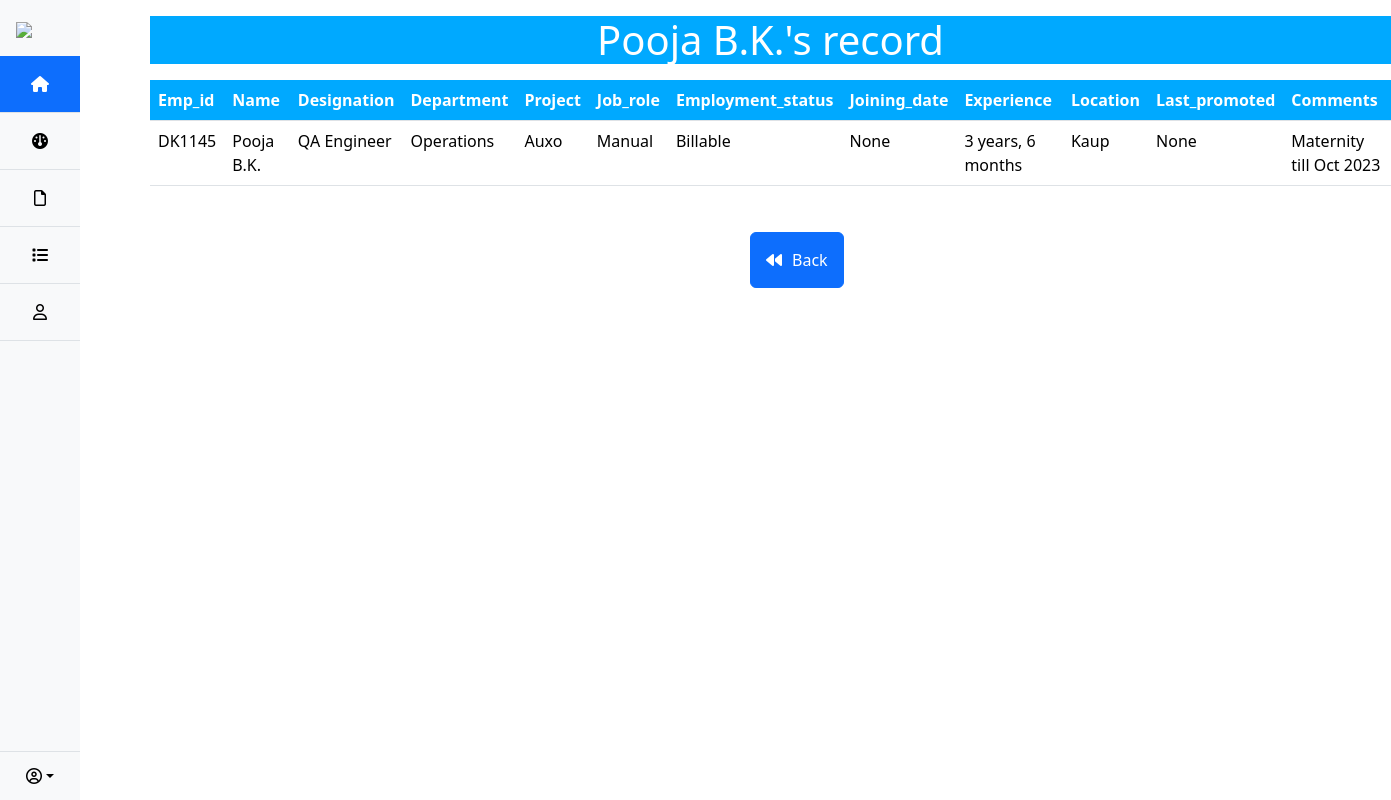
Page /view/2 on the committed database.
### app.py (models this page shows)
class Employee(db.Model):
    Sno = db.Column(db.Integer, primary_key=True, autoincrement=True)
    Emp_id = db.Column(db.String(500))
    Name = db.Column(db.String(500))
    Designation = db.Column(db.String(500))
    Department = db.Column(db.String(500))
    Project = db.Column(db.String(500))
    Job_role = db.Column(db.String(500))
    Employment_status = db.Column(db.String(500))
    Joining_date = db.Column(db.String(500))
    Experience = db.Column(db.String(500))
    Location = db.Column(db.String(500))
    Last_promoted = db.Column(db.String(500))
    Comments = db.Column(db.String(500))
    employee_status=db.Column(db.String(500))

### app.py (the view)
@app.route("/view/<int:sno>")
def view(sno):
    data=Employee.query.filter_by(Sno=sno).first()
    return render_template("view.html",data=data)

### app.py (called while the page is built)
@app.context_processor
def inject_total_employees():
    total_employees,active_employees,resigned_employees,total_resumes,hr_selected,current_year_count, last_year_count,Chennai_employees_count,kollu_employees_count,kaup_employees_count,tn_palyam_count=dashboard_function()
    return dict(total_employees=total_employees,active_employees=active_employees,resigned_employees=resigned_employees,total_resumes=total_resumes,hr_selected=hr_selected,current_year_count=current_year_count, last_year_count=last_year_count,Chennai_employees_count=Chennai_employees_count,kollu_employees_count=kollu_employees_count,kaup_employees_count=kaup_employees_count,tn_palyam_count=tn_palyam_count)

### templates/view.html (shortened to what this page needs)
<!DOCTYPE html>
<html lang="en">
<head>
    <link href="https://cdn.jsdelivr.net/npm/bootstrap@5.3.2/dist/css/bootstrap.min.css" rel="stylesheet">
    <link rel="stylesheet" href="{{ url_for('static', filename='view1.css') }}">
</head>
<body>
  <div style="display: flex;">
    {% include 'sidemenu.html'%}
    <div style="margin-left: 150px;">
      <h1 class="my-3 heading"><center>{{data.Name}}'s record</center></h1>
   <table class="table my-3">
    <thead>
      <tr>
        <th scope="col" class="table_header">Emp_id</th>
        <th scope="col" class="table_header">Name</th>
        <th scope="col" class="table_header">Designation</th>
        <th scope="col" class="table_header">Department</th>
        <th scope="col" class="table_header">Project</th>
        <th scope="col" class="table_header">Job_role</th>
        <th scope="col" class="table_header">Employment_status</th>
        <th scope="col" class="table_header">Joining_date</th>
        <th scope="col" class="table_header">Experience</th>
        <th scope="col" class="table_header">Location</th>
        <th scope="col" class="table_header">Last_promoted</th>
        <th scope="col" class="table_header">Comments</th>
      </tr>
    </thead>
    <tbody>
        <tr>
            <td>{{data.Emp_id}}</td>
            <td id="Name">{{data.Name}}</td>
            <td>{{data.Designation}}</td>
            <td>{{data.Department}}</td>
            <td>{{data.Project}}</td>
            <td>{{data.Job_role}}</td>
            <td>{{data.Employment_status}}</td>
            <td>{{data.Joining_date}}</td>
            <td>{{data.Experience}}</td>
            <td>{{data.Location }}</td>
            <td>{{data.Last_promoted }}</td>
            <td>{{data.Comments}}</td>
        </tr>
    </tbody>
    </table>
    <a class="btn btn-primary" href="/home" style="color:white; padding:10px ;margin-top:30px; margin-left:600px;"><div style="display: flex; justify-content: space-between; padding:5px;">
      <div>
        <i class="fa-solid fa-backward" style="margin-right: 10px;"></i>
      </div>
      <div>
        Back
      </div>
    </div></a>
    </div>
  </div>
</body>
</html>

### static/view1.css (style rules this page uses)
.table .table_header { background-color:#00A9FF; color:white; }
.heading { background-color:#00A9FF; color:white; }

### rows in the picture
Employee: Name "Pooja B.K.", Emp_id "DK1145", Designation "QA Engineer", Department "Operations", Project "Auxo", Job_role "Manual", Employment_status "Billable", Joining_date "None", Experience "3 years, 6 months", Location "Kaup", Last_promoted "None", Comments "Maternity till Oct 2023"
